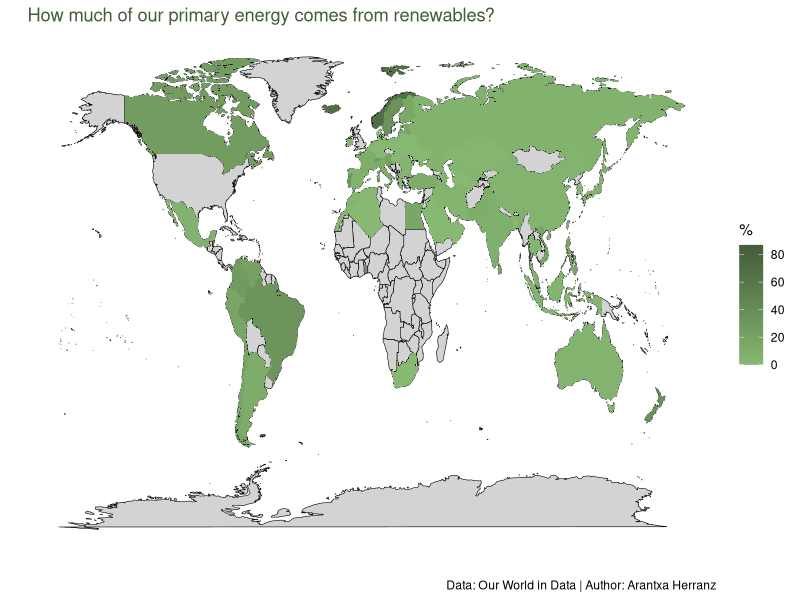

Generate this figure with R:
#source: https://ourworldindata.org/renewable-energy

green <- read.csv("renewable-share-energy.csv")
View(green)

library(tidyverse)
library(ggplot2)

world <- map_data("world")
world

#changing name to make a merge
colnames(green)[1] <- "region"

df <- merge(green, world, by = "region")
df

ggplot() +
  geom_map(
    data = world, map = world,
    aes(long, lat, map_id = region),
    color = "black", fill = "lightgray", size = .2
  )+
  geom_map(data= df, map = world,
           aes(fill= Renewables....equivalent.primary.energy., 
               map_id = region))+
  scale_fill_continuous(low="#87b972", high="#435c39", guide="colorbar")+ 
  scale_y_continuous(breaks=c()) +
  scale_x_continuous(breaks=c()) +
  labs(fill="%", title="How much of our primary energy comes from renewables?", 
       x="", y="",
       caption = "Data: Our World in Data | Author: Arantxa Herranz") +
  theme(panel.background = element_rect(fill = "white"), 
        plot.title = element_text(colour = "#435c39"))




